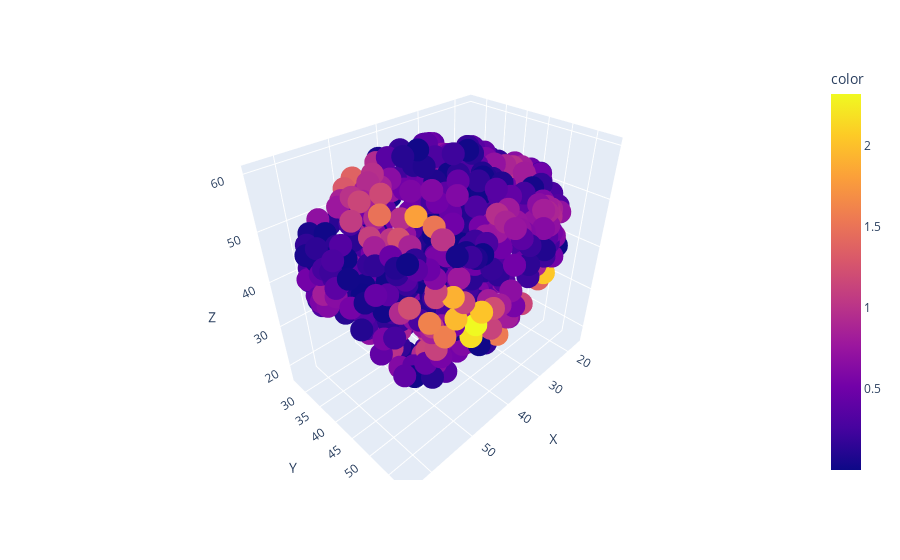

The notebook cell saved with this chart:
### Code cell
px.scatter_3d(data.initialPosition_data_pd.filter(data.index_test,axis=0),x="X",y="Y",z="Z",color=rel_errs[:,0])

### Figure 1 — Plotly figure (JSON) as saved in the notebook; plotly's stock layout.template omitted (floating-point values rounded to 4 significant figures; data arrays with more than 128 entries replaced by an {"elided": "..."} marker saying what was removed)
{"data": [{"hovertemplate": "X=%{x}<br>Y=%{y}<br>Z=%{z}<br>color=%{marker.color}<extra></extra>", "legendgroup": "", "marker": {"color": {"elided": "699 float values"}, "coloraxis": "coloraxis", "symbol": "circle"}, "mode": "markers", "name": "", "scene": "scene", "showlegend": false, "type": "scatter3d", "x": {"elided": "699 float values"}, "y": {"elided": "699 float values"}, "z": {"elided": "699 float values"}}], "layout": {"coloraxis": {"colorbar": {"title": {"text": "color"}}, "colorscale": [[0, "#0d0887"], [0.1111, "#46039f"], [0.2222, "#7201a8"], [0.3333, "#9c179e"], [0.4444, "#bd3786"], [0.5556, "#d8576b"], [0.6667, "#ed7953"], [0.7778, "#fb9f3a"], [0.8889, "#fdca26"], [1, "#f0f921"]]}, "legend": {"tracegroupgap": 0}, "margin": {"t": 60}, "scene": {"domain": {"x": [0, 1], "y": [0, 1]}, "xaxis": {"title": {"text": "X"}}, "yaxis": {"title": {"text": "Y"}}, "zaxis": {"title": {"text": "Z"}}}}}
